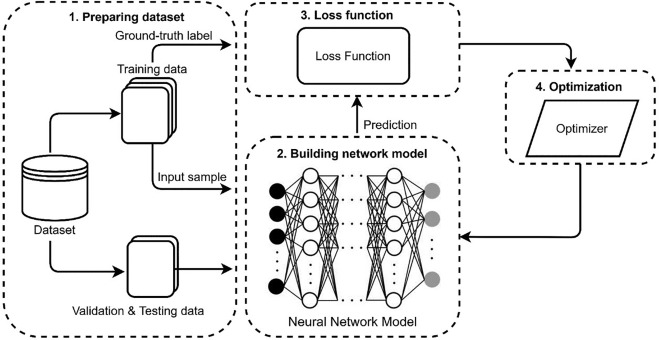
#> input picture final_presentation/figures/Training_NN.jpg, 659 x 340 px, given as the content of the folder classes_originals, which was not available
$ python grid.py
#> lines starting #> are read from the running program, lines starting #| are printed output that depends on the picture; pictures that were not available may be replaced by others from this repository, and a replacement may not be noted
from pathlib import Path
from PIL import Image, ImageDraw, ImageFont

# -----------------------------
# Configuration
# -----------------------------
INPUT_DIR = Path("classes_originals")
OUTPUT_FILE = "classes_originals_grid.png"

COLS = 5
IMAGE_SIZE = 224        # Size of each image
LABEL_HEIGHT = 32
PADDING = 5
BACKGROUND = "white"

# -----------------------------
# Find images
# -----------------------------
extensions = ("*.webp", "*.png", "*.jpg", "*.jpeg")
image_files = []

for ext in extensions:
    image_files.extend(INPUT_DIR.glob(ext))

image_files = sorted(image_files)

if len(image_files) == 0:
    raise RuntimeError("No images found!")

ROWS = (len(image_files) + COLS - 1) // COLS

canvas_width = COLS * IMAGE_SIZE + (COLS + 1) * PADDING
canvas_height = ROWS * (IMAGE_SIZE + LABEL_HEIGHT) + (ROWS + 1) * PADDING

canvas = Image.new("RGB", (canvas_width, canvas_height), BACKGROUND)
#> canvas: PIL image 1150x266 RGB; every value is 255
draw = ImageDraw.Draw(canvas)

# Try to use a nicer font
try:
    font = ImageFont.truetype("Arial.ttf", 16)
except Exception:
    font = ImageFont.load_default()

# -----------------------------
# Draw images
# -----------------------------
for idx, img_path in enumerate(image_files):

    row = idx // COLS
    col = idx % COLS

    x = PADDING + col * IMAGE_SIZE
    y = PADDING + row * (IMAGE_SIZE + LABEL_HEIGHT)

    img = Image.open(img_path).convert("RGBA")
    img.thumbnail((IMAGE_SIZE, IMAGE_SIZE), Image.Resampling.LANCZOS)
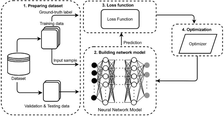
#> img: PIL image 224x116 RGBA; mean R, G, B, A 234.2, 234.2, 234.2, 255

    # Create white background
    cell = Image.new(
        "RGBA",
        (IMAGE_SIZE, IMAGE_SIZE),
        (255, 255, 255, 255)
    )
#> cell: PIL image 224x224 RGBA; every value is 255

    # Center image
    offset = (
        (IMAGE_SIZE - img.width) // 2,
        (IMAGE_SIZE - img.height) // 2
    )
#> offset = (0, 54)

    # Paste respecting transparency
    cell.alpha_composite(img, offset)
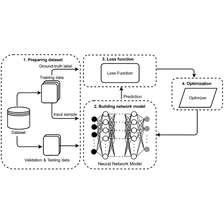
#> cell: PIL image 224x224 RGBA; mean R, G, B, A 244.2, 244.2, 244.2, 255

    # Convert back to RGB before saving
    cell = cell.convert("RGB")
#> cell: PIL image 224x224 RGB

    # Put into grid
    canvas.paste(cell, (x, y))
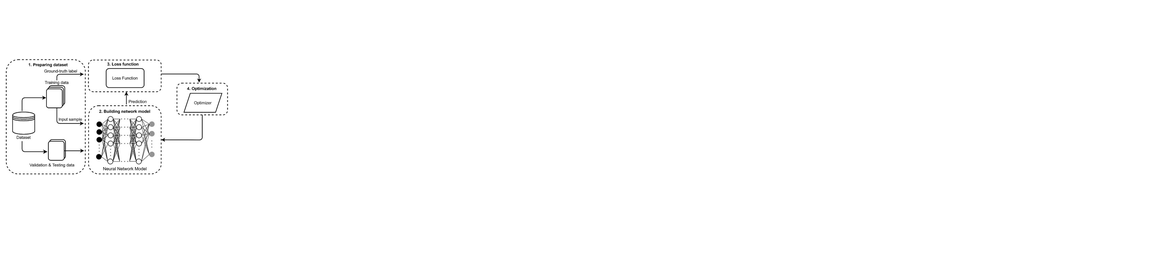
#> canvas: PIL image 1150x266 RGB; min 0, max 255, mean 253.2

    label = img_path.stem.replace("_", " ")

    bbox = draw.textbbox((0, 0), label, font=font)
#> bbox = (-1, 3, 92, 18)
    text_width = bbox[2] - bbox[0]
#> text_width = 93

    draw.text(
        (x + (IMAGE_SIZE - text_width) / 2, y + IMAGE_SIZE + 6),
        label,
        fill="black",
        font=font,
    )

canvas.save(OUTPUT_FILE)
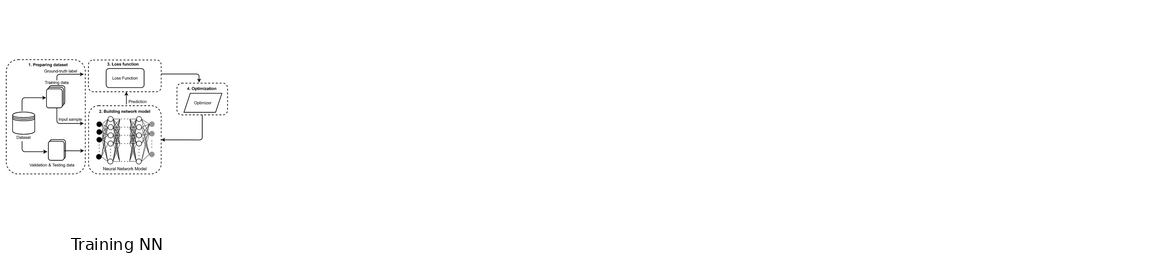
#> saved as classes_originals_grid.png: PIL image 1150x266 RGB; min 0, max 255, mean 253

print(f"Saved {OUTPUT_FILE}")
